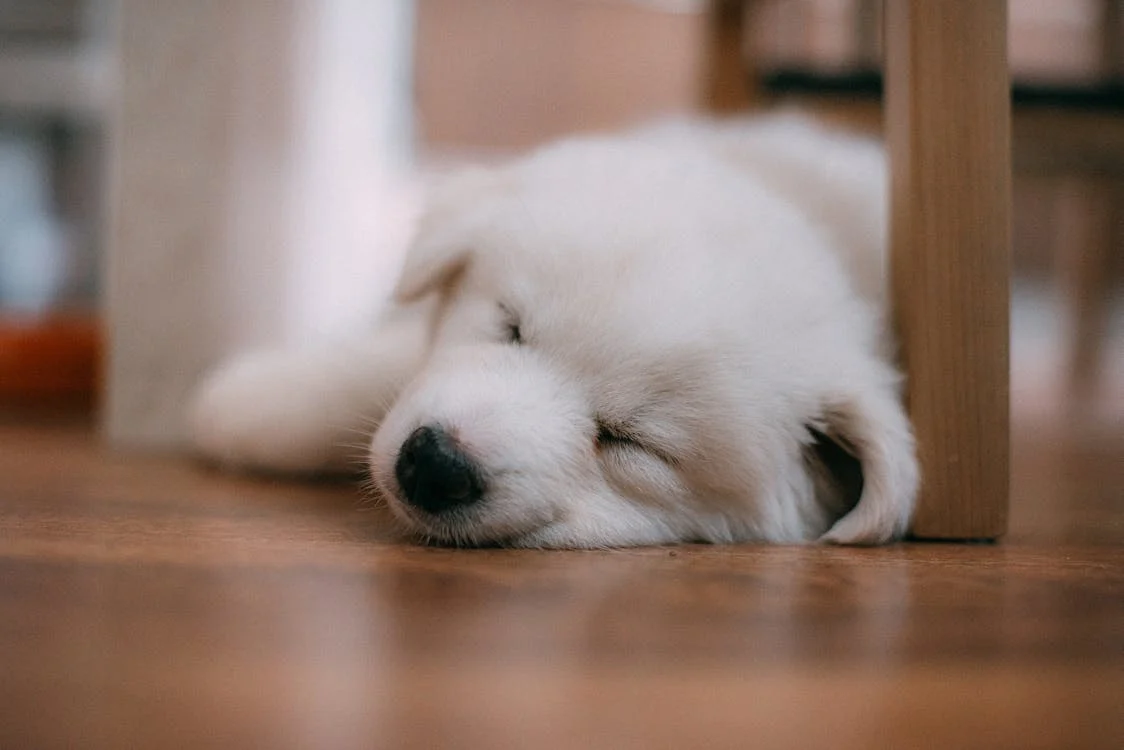
#> input picture data/task_01/image_01.jpg, 1124 x 750 px
$ jupyter execute task_1_intensity_reducing.ipynb
#> lines starting #> are read from the running program, lines starting #| are printed output that depends on the picture
[cell 1]
import cv2
import os
import numpy as np
import matplotlib.pyplot as plt

[cell 2]
# Function to reduce the intensity levels of the image
def reduce_intensity_levels(image, levels):
    assert (levels & (levels - 1) == 0) and levels <= 256, "Levels must be in power of 2 and <= 256"
    factor = 256 // levels
    reduced_img = (image // factor) * factor
    return reduced_img

[cell 3]
# Load the image in greyscale mode
img_path = os.path.join("..", "data", "task_01", "image_01.jpg")
original_img = cv2.imread(img_path, cv2.IMREAD_GRAYSCALE)
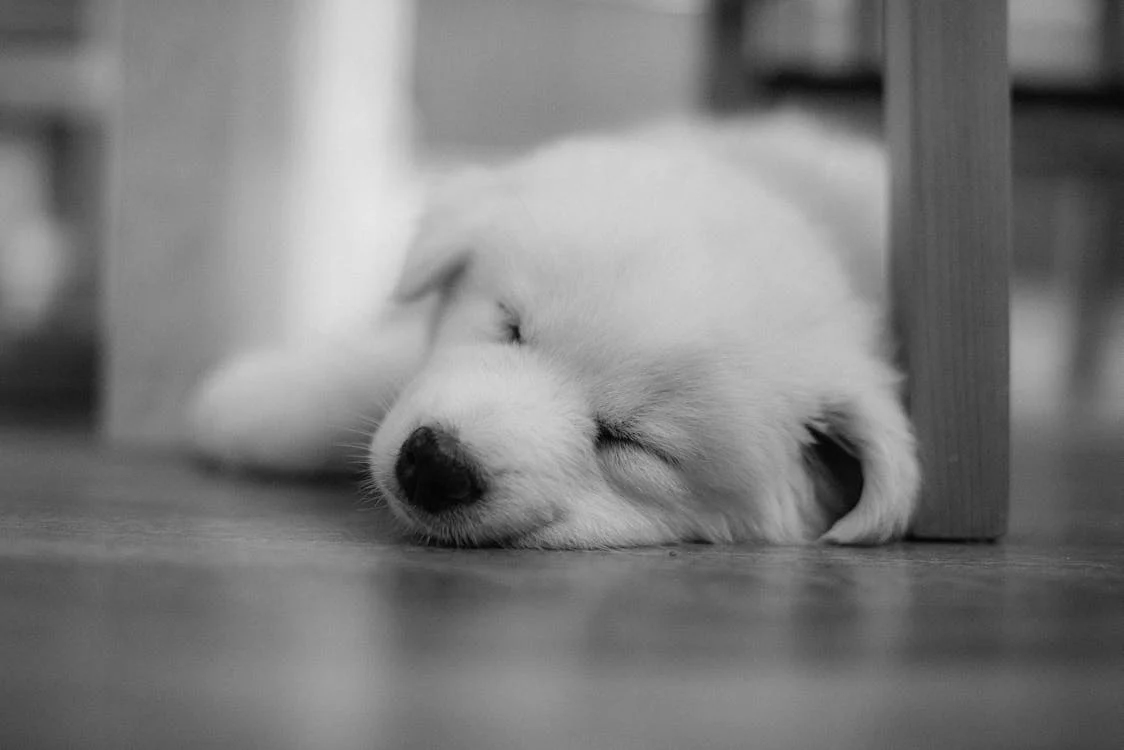
#> original_img: shape (750, 1124); min 0, max 232, mean 125.3

if original_img is None:
    raise FileNotFoundError(f"Image not found at {img_path}")

# Intensity level variable intialization
desired_levels = 16  #reducing to 16 intensity levels

[cell 4]
# Process image down to the desired intensity levels
reduced_img = reduce_intensity_levels(original_img, desired_levels)

[cell 5]
output_path = os.path.join("..", "results", "task_01", f"reduced_sample_{desired_levels}_levels.png")
cv2.imwrite(output_path, reduced_img)
#> Out = True

[cell 6]
# Display the results
plt.figure(figsize=(10,5))
plt.subplot(1,2,1)
plt.title("Original Image")
plt.imshow(original_img, cmap='gray')
plt.axis('off')

plt.subplot(1,2,2)
plt.title(f"Reduced to {desired_levels} Levels")
plt.imshow(reduced_img, cmap='gray')
plt.axis('off')

plt.tight_layout()
plt.show()
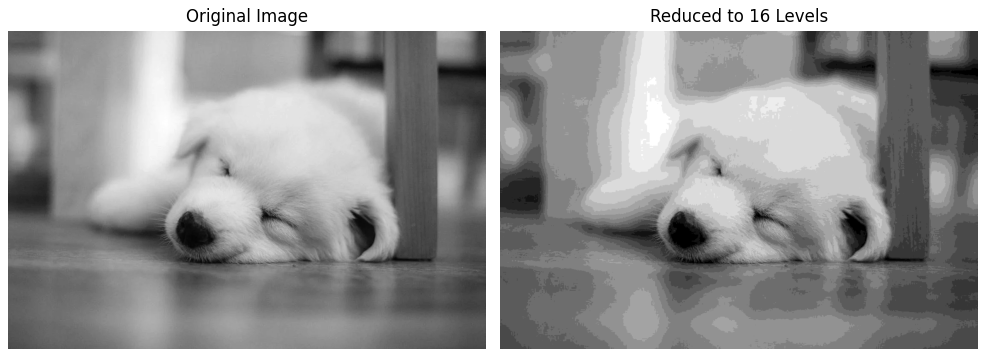
#> figure drawn by matplotlib, 2 panels
